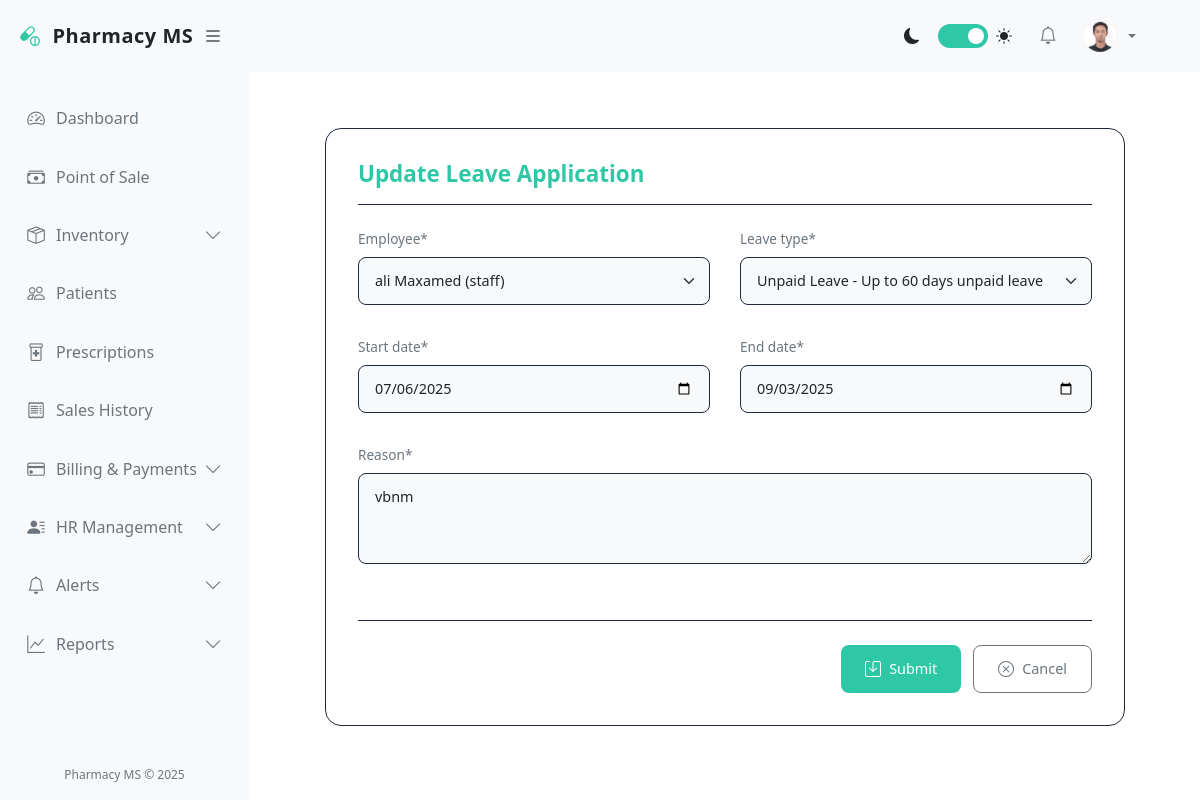
/accounts/leaves/39/update/ (signed in), run on the app's committed database.
### accounts/models.py (models this page shows, shortened)
class User(AbstractUser):
    GENDER_CHOICES = (
        ('M', 'Male'),
        ('F', 'Female'),
        ('O', 'Other'),
    )
    ROLES = (
        ('admin', 'Administrator'),
        ('pharmacist', 'Pharmacist'),
        ('cashier', 'Cashier'),
        ('manager', 'Manager'),
        ('staff', 'Staff'),
    )
    role = models.CharField(max_length=20, choices=ROLES, default='staff')
    gender = models.CharField(max_length=1, choices=GENDER_CHOICES, blank=True, null=True)
    phone = models.CharField(max_length=20, blank=True, null=True)
    address = models.TextField(blank=True, null=True)
    date_of_birth = models.DateField(blank=True, null=True)
    hire_date = models.DateField(blank=True, null=True)
    profile_picture = models.ImageField(upload_to='profile_pics/', blank=True, null=True)
    is_active = models.BooleanField(default=True)
    def __str__(self):
        return f"{self.get_full_name()} ({self.role})"

class Leave(models.Model):
    LEAVE_TYPES = (
        ('annual', 'Annual Leave (30 days)'),
        ('sick_1', 'Sick Leave (First 3 months - Full Pay)'),
        ('sick_2', 'Sick Leave (Next 3 months - Half Pay)'),
        ('maternity', 'Maternity Leave (4 months)'),
        ('maternity_miscarriage_9', 'Maternity Leave (90 days - 9th month miscarriage)'),
        ('maternity_miscarriage_6_8', 'Maternity Leave (60 days - 6-8 month miscarriage)'),
        ('maternity_miscarriage_3_5', 'Maternity Leave (30 days - 3-5 month miscarriage)'),
        ('family', 'Family Responsibility Leave (3-7 days)'),
        ('unpaid', 'Unpaid Leave'),
        ('compensatory', 'Compensatory Leave'),
    )
    STATUS_CHOICES = (
        ('pending', 'Pending'),
        ('approved', 'Approved'),
        ('rejected', 'Rejected'),
    )
    PAYMENT_STATUS_CHOICES = (
        ('pending', 'Pending Payment'),
        ('paid', 'Paid'),
        ('not_applicable', 'Not Applicable'),
    )
    employee = models.ForeignKey(User, on_delete=models.CASCADE, related_name='leaves')
    leave_type = models.CharField(max_length=30, choices=LEAVE_TYPES)
    start_date = models.DateField()
    end_date = models.DateField()
    reason = models.TextField()
    status = models.CharField(max_length=10, choices=STATUS_CHOICES, default='pending')
    payment_status = models.CharField(
        max_length=15,
        choices=PAYMENT_STATUS_CHOICES,
        default='pending'
    )
    medical_certificate = models.FileField(upload_to='medical_certificates/', blank=True, null=True)
    applied_on = models.DateField(auto_now_add=True)
    approved_by = models.ForeignKey(
        User,
        on_delete=models.SET_NULL,
        null=True,
        blank=True,
        related_name='approved_leaves'
    )
    approved_on = models.DateField(null=True, blank=True)
    payroll = models.ForeignKey(
        Payroll,
        on_delete=models.SET_NULL,
        null=True,
        blank=True,
        related_name='leaves'
    )
    comments = models.TextField(blank=True, null=True)
    class Meta:
        ordering = ['-applied_on']
        verbose_name_plural = 'Leaves'

### accounts/views.py (the view)
# urls.py: path('leaves/<int:pk>/update/', views.leave_update, name='leave_update'),
@login_required
def leave_update(request, pk):
    leave = get_object_or_404(Leave, pk=pk)
    if request.user != leave.employee and request.user.role != 'admin':
        raise PermissionDenied
    if leave.status != 'pending' and request.user.role != 'admin':
        messages.error(request, 'You can only edit pending leave applications.')
        return redirect('leave_detail', pk=leave.id)
    if request.method == 'POST':
        form = LeaveForm(request.POST, instance=leave, user=request.user)
        if form.is_valid():
            form.save()
            messages.success(request, 'Leave application updated successfully!')
            return redirect('leave_detail', pk=leave.id)
    else:
        form = LeaveForm(instance=leave, user=request.user)
    return render(request, 'accounts/leave_form.html', {
        'form': form,
        'title': 'Update Leave Application',
        'leave': leave
    })

### pharmacy/templates/accounts/leave_form.html (shortened to what this page needs)
{% extends 'base.html' %}
{% load crispy_forms_tags %}
{% block content %}
<div class="batch-form-container">
    <div class="form-header">
        <h2 class="form-title">{{ title }}</h2>
    </div>
    <form method="post" enctype="multipart/form-data">
        <div class="form-row">
            <div class="col-md-6">
                <div class="form-group">
                    {{ form.employee|as_crispy_field }}
                </div>
            </div>
            <div class="col-md-6">
                <div class="form-group">
                    {{ form.leave_type|as_crispy_field }}
                </div>
            </div>
            <div class="col-md-6">
                <div class="form-group">
                    {{ form.start_date|as_crispy_field }}
                </div>
            </div>
            <div class="col-md-6">
                <div class="form-group">
                    {{ form.end_date|as_crispy_field }}
                </div>
            </div>
            <div class="col-md-12">
                <div class="form-group">
                    {{ form.reason|as_crispy_field }}
                </div>
            </div>
        </div>
        <div class="form-actions">
            <button type="submit" class="btn btn-primary">
                Submit
            </button>
            <a href="{% if leave %}{% url 'leave_detail' leave.pk %}{% else %}{% url 'leave_list' %}{% endif %}" class="btn btn-outline">
                Cancel
            </a>
        </div>
    </form>
</div>
{% endblock %}

### pharmacy/templates/base.html (shortened to what this page needs)
<!DOCTYPE html>
<html lang="en">
<head>
    <link href="https://cdn.jsdelivr.net/npm/bootstrap@5.3.0/dist/css/bootstrap.min.css" rel="stylesheet">
    <link rel="stylesheet" href="https://cdn.jsdelivr.net/npm/bootstrap-icons@1.10.0/font/bootstrap-icons.css">
</head>
<body>
    <div class="d-flex">
        <div class="sidebar" id="sidebar">
            <div class="sidebar-header">
                <a href="{% url 'dashboard' %}" class="sidebar-brand">
                    <i class="bi bi-capsule-pill sidebar-brand-icon"></i>
                    <span id="sidebar-title">Pharmacy MS</span>
                </a>
                <button class="toggle-btn" id="toggle-sidebar">
                    <i class="bi bi-list"></i>
                </button>
            </div>
            <div class="px-2 py-3" style="height: calc(100% - 120px); overflow-y: auto;">
                <ul class="nav flex-column">
                    <li class="nav-item">
                        <a class="nav-link {% if request.resolver_match.url_name == 'dashboard' %}active{% endif %}"
                            href="{% url 'dashboard' %}">
                            <i class="bi bi-speedometer2"></i>
                            <span class="nav-link-text ms-2">Dashboard</span>
                        </a>
                    </li>
                    <li class="nav-item">
                        <a class="nav-link {% if 'pos' in request.resolver_match.url_name %}active{% endif %}"
                            href="{% url 'pos' %}">
                            <i class="bi bi-cash-stack"></i>
                            <span class="nav-link-text ms-2">Point of Sale</span>
                        </a>
                    </li>
                    <li class="nav-item">
                        <a class="nav-link "
                            data-bs-toggle="collapse" href="#inventoryCollapse">
                            <i class="bi bi-box-seam"></i>
                            <span class="nav-link-text ms-2">Inventory</span>
                            <i class="bi bi-chevron-down collapse-icon ms-auto"></i>
                        </a>
                    </li>
                    <li class="nav-item">
                        <a class="nav-link {% if 'patient' in request.resolver_match.url_name %}active{% endif %}"
                            href="{% url 'patient_list' %}">
                            <i class="bi bi-people"></i>
                            <span class="nav-link-text ms-2">Patients</span>
                        </a>
                    </li>
                    <li class="nav-item">
                        <a class="nav-link {% if 'prescription' in request.resolver_match.url_name %}active{% endif %}"
                            href="{% url 'prescription_list' %}">
                            <i class="bi bi-prescription2"></i>
                            <span class="nav-link-text ms-2">Prescriptions</span>
                        </a>
                    </li>
                    <li class="nav-item">
                        <a class="nav-link {% if 'sale' in request.resolver_match.url_name and 'pos' not in request.resolver_match.url_name %}active{% endif %}"
                            href="{% url 'sale_list' %}">
                            <i class="bi bi-receipt"></i>
                            <span class="nav-link-text ms-2">Sales History</span>
                        </a>
                    </li>
                    <li class="nav-item">
                        <a class="nav-link {% if 'billing' in request.resolver_match.url_name or 'payment' in request.resolver_match.url_name %}active{% endif %}"
                            data-bs-toggle="collapse" href="#billingCollapse">
                            <i class="bi bi-credit-card"></i>
                            <span class="nav-link-text ms-2">Billing & Payments</span>
                            <i class="bi bi-chevron-down collapse-icon ms-auto"></i>
                        </a>
                    </li>
                    <li class="nav-item">
                        <a class="nav-link {% if 'user' in request.resolver_match.url_name or 'attendance' in request.resolver_match.url_name or 'payroll' in request.resolver_match.url_name %}active{% endif %}"
                            data-bs-toggle="collapse" href="#hrCollapse">
                            <i class="bi bi-person-lines-fill"></i>
                            <span class="nav-link-text ms-2">HR Management</span>
                            <i class="bi bi-chevron-down collapse-icon ms-auto"></i>
                        </a>
                    </li>
                    <li class="nav-item">
                        <a class="nav-link {% if 'notification' in request.resolver_match.url_name or 'alert_rule' in request.resolver_match.url_name %}active{% endif %}"
                            data-bs-toggle="collapse" href="#alertsCollapse">
                            <i class="bi bi-bell"></i>
                            <span class="nav-link-text ms-2">Alerts</span>
                            <i class="bi bi-chevron-down collapse-icon ms-auto"></i>
                        </a>
                    </li>
                    <li class="nav-item">
                        <a class="nav-link {% if 'report' in request.resolver_match.url_name %}active{% endif %}"
                            data-bs-toggle="collapse" href="#reportsCollapse">
                            <i class="bi bi-graph-up"></i>
                            <span class="nav-link-text ms-2">Reports</span>
                            <i class="bi bi-chevron-down collapse-icon ms-auto"></i>
                        </a>
                    </li>
                </ul>
            </div>
            <div class="sidebar-footer">
                Pharmacy MS &copy; 2025
            </div>
        </div>
        <div class="main-content flex-grow-1" id="main-content">
            <nav class="navbar navbar-expand-lg navbar-light bg-light border-bottom">
                <div class="container-fluid">
                    <div class="collapse navbar-collapse" id="navbarSupportedContent">
                        <ul class="navbar-nav ms-auto align-items-center">
                            <li class="nav-item me-3">
                                <div class="d-flex align-items-center">
                                    <i class="bi bi-moon-fill me-2"></i>
                                    <label class="theme-switch">
                                        <span class="slider"></span>
                                    </label>
                                    <i class="bi bi-sun-fill ms-2"></i>
                                </div>
                            </li>
                            <li class="nav-item dropdown me-2">
                                <a class="nav-link position-relative" href="#" id="notificationsDropdown" role="button"
                                    data-bs-toggle="dropdown">
                                    <i class="bi bi-bell"></i>
                                </a>
                            </li>
                            <li class="nav-item dropdown">
                                <a class="nav-link dropdown-toggle d-flex align-items-center" href="#" id="userDropdown"
                                    role="button" data-bs-toggle="dropdown">
                                    {% if user.profile_picture %}
                                    <img src="{{ user.profile_picture.url }}" class="rounded-circle me-2" width="32"
                                        height="32" alt="Profile">
                                    {% else %}
                                    <i class="bi bi-person-circle me-2"></i>
                                    {% endif %}
                                </a>
                            </li>
                        </ul>
                    </div>
                </div>
            </nav>
            <div class="container-fluid py-4">
                {% block content %}{% endblock %}
            </div>
        </div>
    </div>
</body>
</html>

### pharmacy/templates/base.html (style rules this page uses)
:root { --bg-primary: #030817; --bg-secondary: #0b1120; --accent-color: #2ec8a6; --text-primary: #f8fafc; --text-secondary: #94a3b8; --sidebar-width: 250px; --navbar-height: 72px; --sidebar-collapsed-width: 80px; }
body { background-color: var(--bg-primary); color: var(--text-primary); font-family: 'Segoe UI', system-ui, -apple-system, sans-serif; }
.sidebar { height: 100vh; position: fixed; width: var(--sidebar-width); background-color: var(--bg-secondary); border-right: 1px solid rgba(255, 255, 255, 0.1); transition: all 0.3s cubic-bezier(0.4, 0, 0.2, 1); z-index: 1000; }
.main-content { margin-left: var(--sidebar-width); transition: all 0.3s cubic-bezier(0.4, 0, 0.2, 1); padding-top: var(--navbar-height); }
.nav-link { color: var(--text-secondary); border-radius: 0.375rem; margin: 0.25rem 0; padding: 0.75rem 1rem; transition: all 0.2s ease; position: relative; display: flex; align-items: center; }
.sidebar-header { padding: 1.25rem; border-bottom: 1px solid rgba(255, 255, 255, 0.1); display: flex; align-items: center; justify-content: space-between; }
.toggle-btn { border: none; background: none; font-size: 1.25rem; cursor: pointer; color: var(--text-primary); transition: all 0.2s ease; }
.navbar { background-color: var(--bg-secondary) !important; border-bottom: 1px solid rgba(255, 255, 255, 0.1) !important; padding: 0.75rem 1.5rem; position: fixed; top: 0; right: 0; left: var(--sidebar-width); z-index: 1000; height: var(--navbar-height); transition: all 0.3s cubic-bezier(0.4, 0, 0.2, 1); }
.container-fluid { padding: 2rem; }
.collapse-icon { transition: transform 0.2s ease; }
.theme-switch { display: inline-block; position: relative; width: 50px; height: 24px; margin-left: 10px; }
.slider { position: absolute; cursor: pointer; top: 0; left: 0; right: 0; bottom: 0; background-color: #334155; transition: .4s; border-radius: 24px; }
.slider:before { position: absolute; content: ""; height: 16px; width: 16px; left: 4px; bottom: 4px; background-color: white; transition: .4s; border-radius: 50%; }
input:checked+.slider { background-color: var(--accent-color); }
input:checked+.slider:before { transform: translateX(26px); }
.nav-item { position: relative; }
.nav-link i { min-width: 24px; text-align: center; font-size: 1.1rem; }
.sidebar-brand { font-weight: 700; font-size: 1.25rem; letter-spacing: 0.5px; color: var(--text-primary); text-decoration: none; display: flex; align-items: center; }
.sidebar-brand-icon { margin-right: 0.75rem; color: var(--accent-color); }
.sidebar-footer { position: absolute; bottom: 0; width: 100%; padding: 1rem; border-top: 1px solid rgba(255, 255, 255, 0.1); text-align: center; font-size: 0.75rem; color: var(--text-secondary); }

### data on the page
User: profile_picture (picture)
Leave: employee "ali Maxamed (staff)", leave_type "Unpaid Leave - Up to 60 days unpaid leave", start_date "07/06/2025", end_date "09/03/2025", reason "vbnm"

### other printed values
{{ title }} "Update Leave Application"
